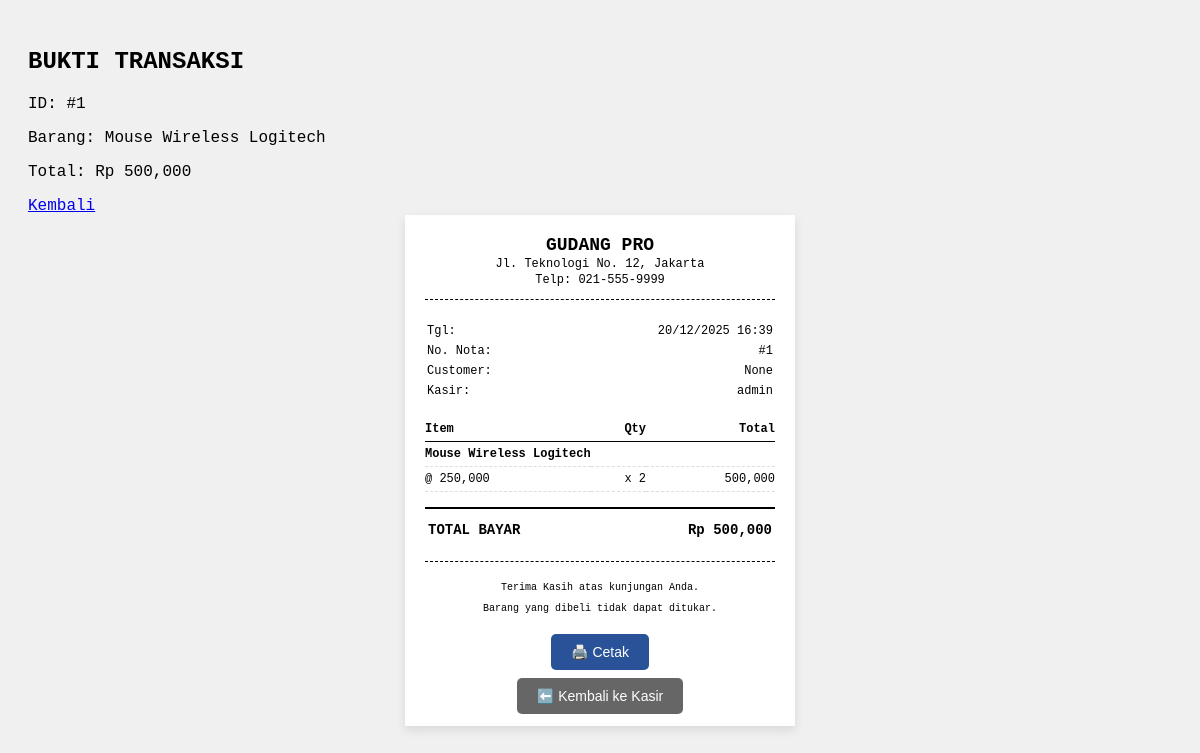
/sales/receipt/1 (signed in), run on the app's committed database.
### app/models.py (models this page shows, shortened)
class Transaction(db.Model):
    __tablename__ = 'transactions'
    id = db.Column(db.Integer, primary_key=True)
    product_id = db.Column(db.Integer, db.ForeignKey('products.id'), nullable=False)
    transaction_type = db.Column(db.String(10), nullable=False)
    quantity = db.Column(db.Integer, nullable=False)
    total_amount = db.Column(db.Float, nullable=False)
    created_at = db.Column(db.DateTime, default=datetime.utcnow)
    supplier = db.Column(db.String(100), nullable=True)
    reference = db.Column(db.String(50), nullable=True)

class Product(db.Model):
    __tablename__ = 'products'
    id = db.Column(db.Integer, primary_key=True)
    sku = db.Column(db.String(20), unique=True, nullable=False)
    name = db.Column(db.String(100), nullable=False)
    description = db.Column(db.Text, nullable=True)
    price = db.Column(db.Float, nullable=False)
    cost = db.Column(db.Float, nullable=False)
    stock_quantity = db.Column(db.Integer, default=0)
    min_stock_threshold = db.Column(db.Integer, default=10)
    transactions = db.relationship('Transaction', backref='product', lazy=True)

### app/controllers/sales_controller.py (the view)
@sales_bp.route('/receipt/<int:transaction_id>')
def print_receipt(transaction_id):
    if 'user_id' not in session: return redirect(url_for('auth.login_web'))
    t = Transaction.query.get_or_404(transaction_id)
    return render_template('receipt.html', t=t)

### app/templates/receipt.html (shortened to what this page needs)
<!DOCTYPE html>
<html lang="id">
    <!DOCTYPE html>
<html>
<head><title>Struk</title></head>
<body onload="window.print()">
    <h2>BUKTI TRANSAKSI</h2>
    <p>ID: #{{ t.id }}</p>
    <p>Barang: {{ t.product.name }}</p>
    <p>Total: Rp {{ "{:,.0f}".format(t.total_amount) }}</p>
    <a href="/sales/web/form">Kembali</a>
</body>
</html>
<head>
</head>
<body>
    <div class="receipt-container">
        <div class="header">
            <h2>GUDANG PRO</h2>
            <p>Jl. Teknologi No. 12, Jakarta</p>
            <p>Telp: 021-555-9999</p>
        </div>
        <div class="details">
            <table>
                <tr>
                    <td>Tgl:</td>
                    <td style="text-align: right;">{{ t.created_at.strftime('%d/%m/%Y %H:%M') }}</td>
                </tr>
                <tr>
                    <td>No. Nota:</td>
                    <td style="text-align: right;">#{{ t.reference or t.id }}</td>
                </tr>
                <tr>
                    <td>Customer:</td>
                    <td style="text-align: right;">{{ t.supplier }}</td>
                </tr>
                <tr>
                    <td>Kasir:</td>
                    <td style="text-align: right;">{{ session.get('username', 'Admin') }}</td>
                </tr>
            </table>
        </div>
        <table class="items">
            <thead>
                <tr>
                    <th>Item</th>
                    <th style="text-align: right;">Qty</th>
                    <th style="text-align: right;">Total</th>
                </tr>
            </thead>
            <tbody>
                <tr>
                    <td colspan="3" style="font-weight: bold;">{{ t.product.name }}</td>
                </tr>
                <tr>
                    <td>@ {{ "{:,.0f}".format(t.product.price) }}</td>
                    <td style="text-align: right;">x {{ t.quantity }}</td>
                    <td style="text-align: right;">{{ "{:,.0f}".format(t.total_amount) }}</td>
                </tr>
            </tbody>
        </table>
        <div class="total-section">
            <table style="width: 100%;">
                <tr>
                    <td>TOTAL BAYAR</td>
                    <td style="text-align: right;">Rp {{ "{:,.0f}".format(t.total_amount) }}</td>
                </tr>
            </table>
        </div>
        <div class="footer">
            <p>Terima Kasih atas kunjungan Anda.</p>
            <p>Barang yang dibeli tidak dapat ditukar.</p>
        </div>
        <div class="actions">
            <button onclick="window.print()" class="btn btn-print">🖨️ Cetak</button>
            <br><br>
            <a href="{{ url_for('sales.sales_page') }}" class="btn btn-back">⬅️ Kembali ke Kasir</a>
        </div>
    </div>
</body>
</html>

### app/templates/receipt.html (style rules this page uses)
body { font-family: 'Courier New', Courier, monospace; background-color: #f0f0f0; padding: 20px; }
.receipt-container { max-width: 350px; background: #fff; margin: 0 auto; padding: 20px; box-shadow: 0 4px 10px rgba(0,0,0,0.1); }
.header { text-align: center; margin-bottom: 20px; border-bottom: 1px dashed #000; padding-bottom: 10px; }
.header h2 { margin: 0; font-size: 18px; text-transform: uppercase; }
.header p { margin: 2px 0; font-size: 12px; }
.details { font-size: 12px; margin-bottom: 15px; }
.details table { width: 100%; }
.details td { padding: 2px 0; }
.items { width: 100%; border-collapse: collapse; margin-bottom: 15px; font-size: 12px; }
.items th { text-align: left; border-bottom: 1px solid #000; padding: 5px 0; }
.items td { padding: 5px 0; border-bottom: 1px dashed #ddd; }
.total-section { border-top: 2px solid #000; padding-top: 10px; font-size: 14px; font-weight: bold; }
.footer { text-align: center; margin-top: 20px; font-size: 10px; border-top: 1px dashed #000; padding-top: 10px; }
.actions { margin-top: 20px; text-align: center; }
.btn { padding: 10px 20px; text-decoration: none; color: white; border-radius: 5px; font-family: sans-serif; font-size: 14px; cursor: pointer; border: none; }
.btn-print { background-color: #2a5298; }
.btn-back { background-color: #666; }

### data on the page
Transaction: id "1", total_amount "500,000", created_at "20/12/2025 16:39", reference+id "1", supplier "None", quantity "2"
Product: product.name "Mouse Wireless Logitech", product.price "250,000"

### other printed values
{{ session.get('username', 'Admin') }} "admin"
